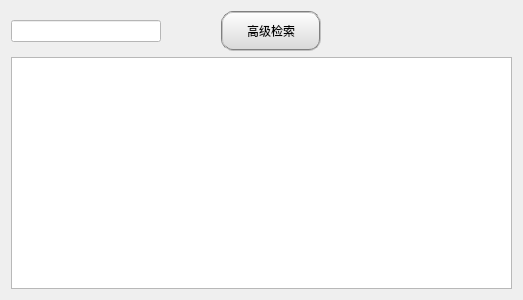
<?xml version="1.0" encoding="UTF-8"?>
<ui version="4.0">
 <class>DataManage</class>
 <widget class="QWidget" name="DataManage">
  <property name="geometry">
   <rect>
    <x>0</x>
    <y>0</y>
    <width>523</width>
    <height>300</height>
   </rect>
  </property>
  <property name="windowTitle">
   <string>Form</string>
  </property>
  <layout class="QVBoxLayout" name="verticalLayout">
   <item>
    <layout class="QHBoxLayout" name="horizontalLayout">
     <item>
      <widget class="QLineEdit" name="lineEdit">
       <property name="minimumSize">
        <size>
         <width>150</width>
         <height>0</height>
        </size>
       </property>
       <property name="maximumSize">
        <size>
         <width>150</width>
         <height>16777215</height>
        </size>
       </property>
       <property name="styleSheet">
        <string notr="true">background-color: rgb(255, 255, 255);</string>
       </property>
      </widget>
     </item>
     <item>
      <widget class="QPushButton" name="pushButton">
       <property name="minimumSize">
        <size>
         <width>35</width>
         <height>35</height>
        </size>
       </property>
       <property name="maximumSize">
        <size>
         <width>35</width>
         <height>35</height>
        </size>
       </property>
       <property name="styleSheet">
        <string notr="true">border:0px;
background-color: rgba(255, 255, 255, 0);
border-image: url(:/image/search.png);</string>
       </property>
       <property name="text">
        <string/>
       </property>
      </widget>
     </item>
     <item>
      <widget class="QLabel" name="label_17">
       <property name="text">
        <string/>
       </property>
      </widget>
     </item>
     <item>
      <widget class="QPushButton" name="pushButton_6">
       <property name="minimumSize">
        <size>
         <width>100</width>
         <height>40</height>
        </size>
       </property>
       <property name="maximumSize">
        <size>
         <width>100</width>
         <height>40</height>
        </size>
       </property>
       <property name="font">
        <font>
         <family>微软雅黑</family>
         <weight>50</weight>
         <bold>false</bold>
        </font>
       </property>
       <property name="styleSheet">
        <string notr="true">
QPushButton {background-color: qlineargradient(x1:0, y1:0, x2:0, y2:1, stop:0 #FFFFFF, stop:1 #D8D8D8);border-radius: 5px;padding: 10px;color: black;}QPushButton:pressed {background-color: qlineargradient(x1:0, y1:0, x2:0, y2:1, stop:0 #D8D8D8, stop:1 #FFFFFF);}
QPushButton{color: rgb(0, 0, 0);}
QPushButton{border:2px groove gray;border-radius:12px;padding:2px 4px;}</string>
       </property>
       <property name="text">
        <string>高级检索</string>
       </property>
      </widget>
     </item>
     <item>
      <spacer name="horizontalSpacer">
       <property name="orientation">
        <enum>Qt::Horizontal</enum>
       </property>
       <property name="sizeHint" stdset="0">
        <size>
         <width>40</width>
         <height>20</height>
        </size>
       </property>
      </spacer>
     </item>
     <item>
      <widget class="QPushButton" name="pushButton_2">
       <property name="minimumSize">
        <size>
         <width>35</width>
         <height>35</height>
        </size>
       </property>
       <property name="maximumSize">
        <size>
         <width>35</width>
         <height>35</height>
        </size>
       </property>
       <property name="styleSheet">
        <string notr="true">border:0px;
background-color: rgba(255, 255, 255, 0);
border-image: url(:/image/add.png);</string>
       </property>
       <property name="text">
        <string/>
       </property>
      </widget>
     </item>
     <item>
      <widget class="QPushButton" name="pushButton_5">
       <property name="minimumSize">
        <size>
         <width>35</width>
         <height>35</height>
        </size>
       </property>
       <property name="maximumSize">
        <size>
         <width>35</width>
         <height>35</height>
        </size>
       </property>
       <property name="styleSheet">
        <string notr="true">border:0px;
background-color: rgba(255, 255, 255, 0);
border-image: url(:/image/edit.png);</string>
       </property>
       <property name="text">
        <string/>
       </property>
      </widget>
     </item>
     <item>
      <widget class="QPushButton" name="pushButton_3">
       <property name="minimumSize">
        <size>
         <width>35</width>
         <height>35</height>
        </size>
       </property>
       <property name="maximumSize">
        <size>
         <width>35</width>
         <height>35</height>
        </size>
       </property>
       <property name="styleSheet">
        <string notr="true">border:0px;
background-color: rgba(255, 255, 255, 0);
border-image: url(:/image/delete.png);</string>
       </property>
       <property name="text">
        <string/>
       </property>
      </widget>
     </item>
     <item>
      <widget class="QPushButton" name="pushButton_4">
       <property name="minimumSize">
        <size>
         <width>35</width>
         <height>35</height>
        </size>
       </property>
       <property name="maximumSize">
        <size>
         <width>35</width>
         <height>35</height>
        </size>
       </property>
       <property name="styleSheet">
        <string notr="true">border:0px;
background-color: rgba(255, 255, 255, 0);
border-image: url(:/image/ok.png);</string>
       </property>
       <property name="text">
        <string/>
       </property>
      </widget>
     </item>
    </layout>
   </item>
   <item>
    <widget class="QTableWidget" name="tableWidget"/>
   </item>
  </layout>
 </widget>
 <resources/>
 <connections/>
</ui>
